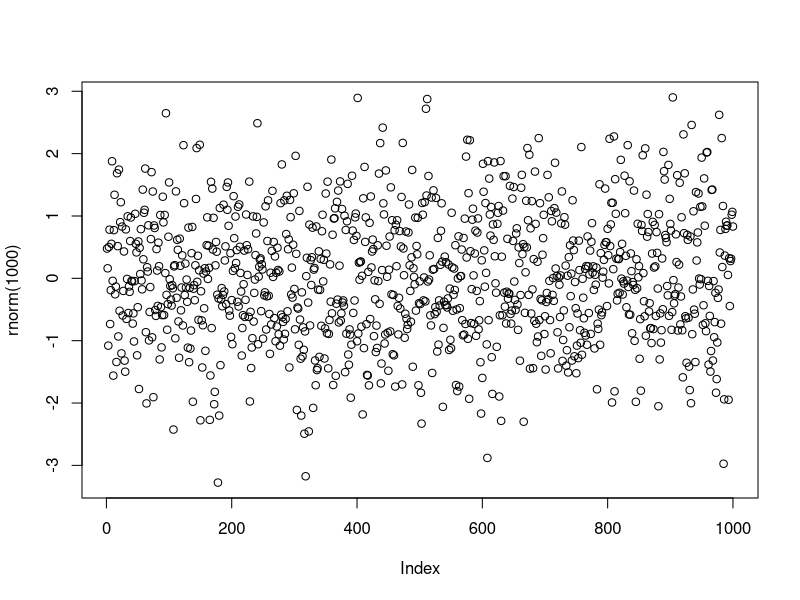
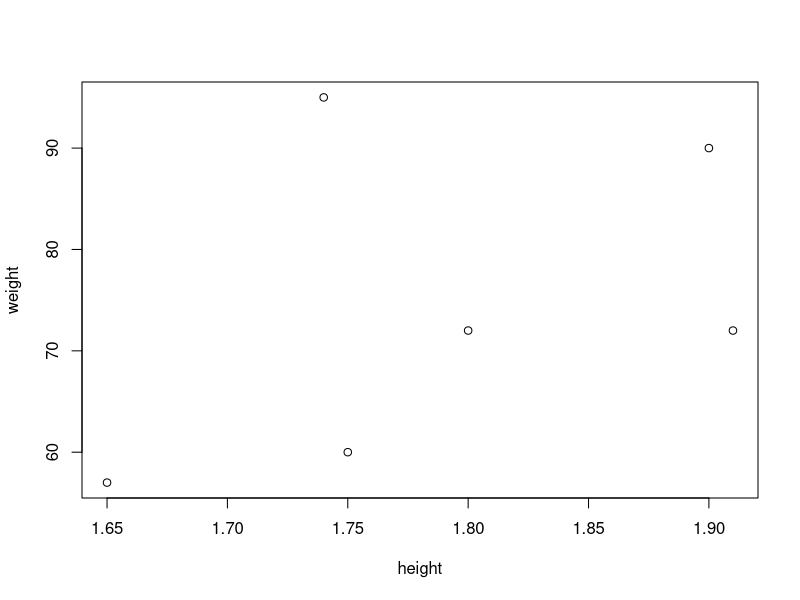
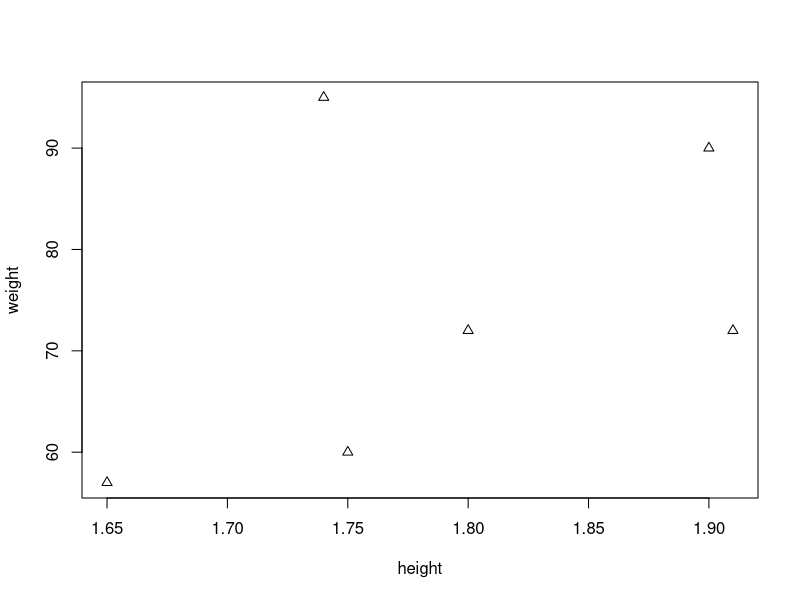
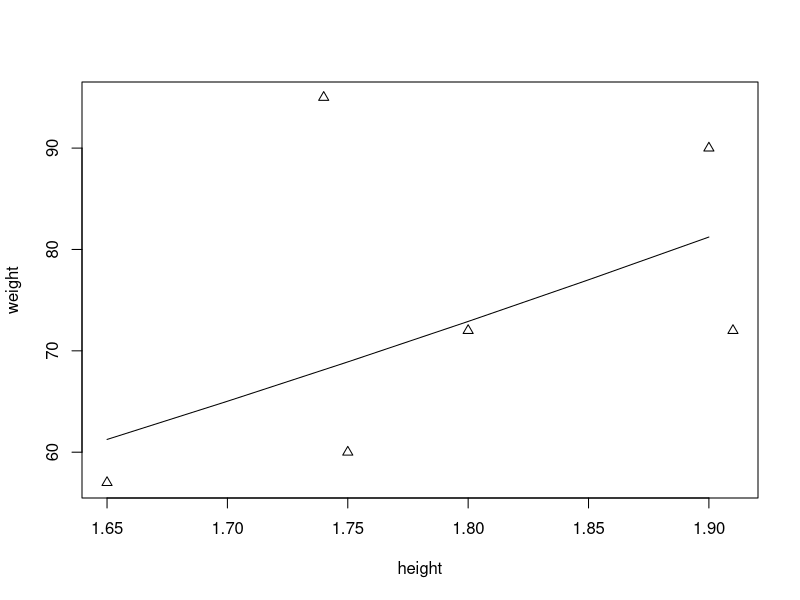
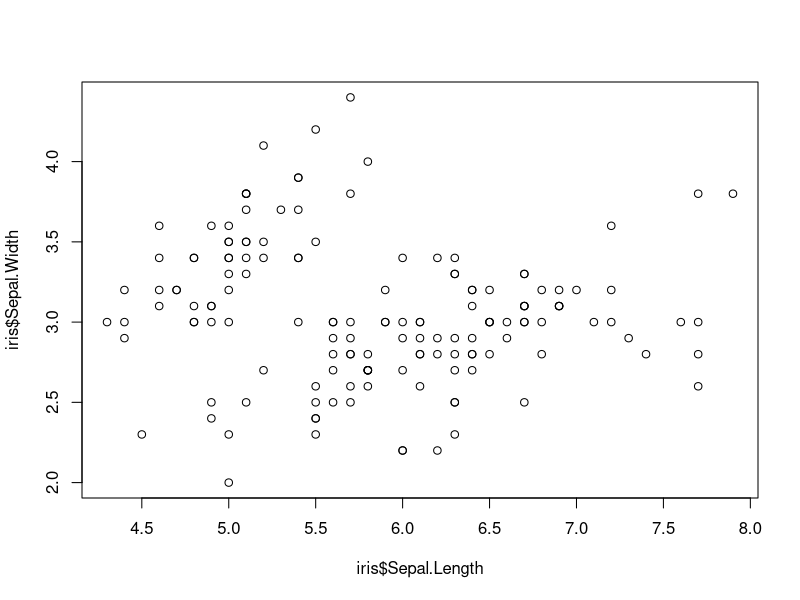
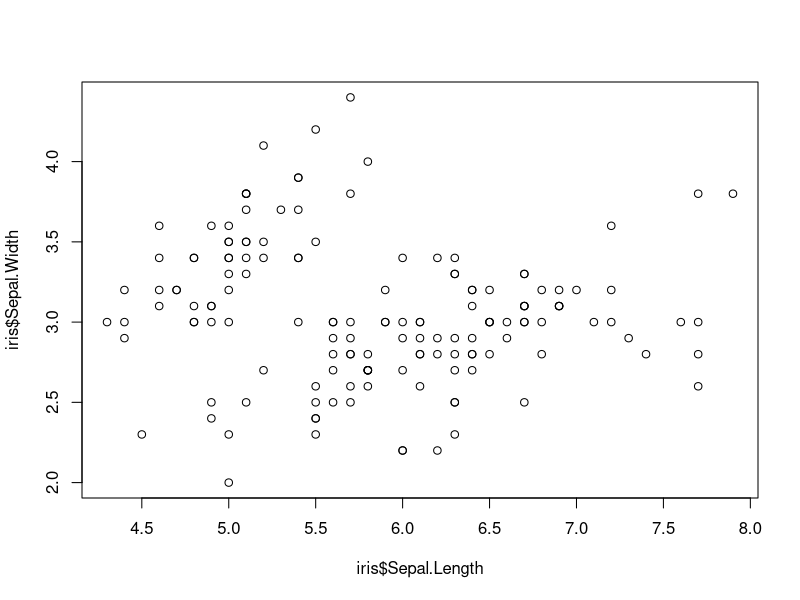
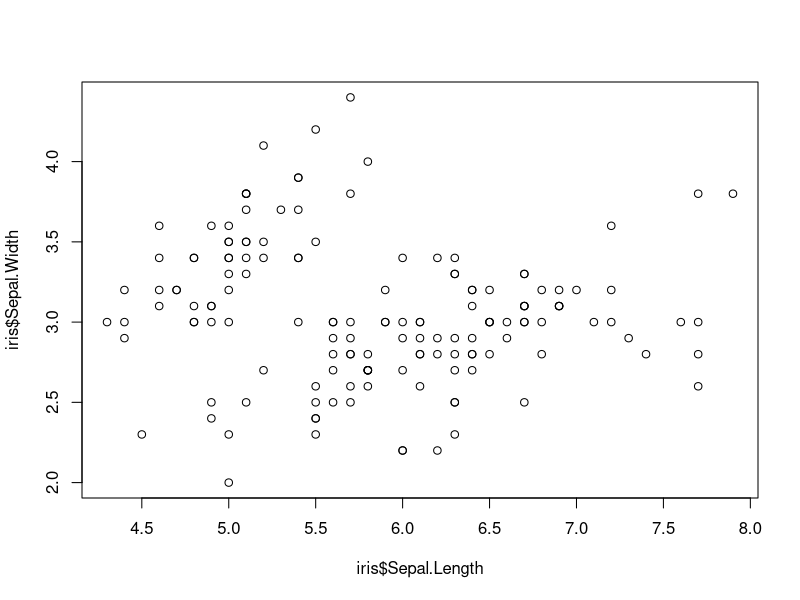
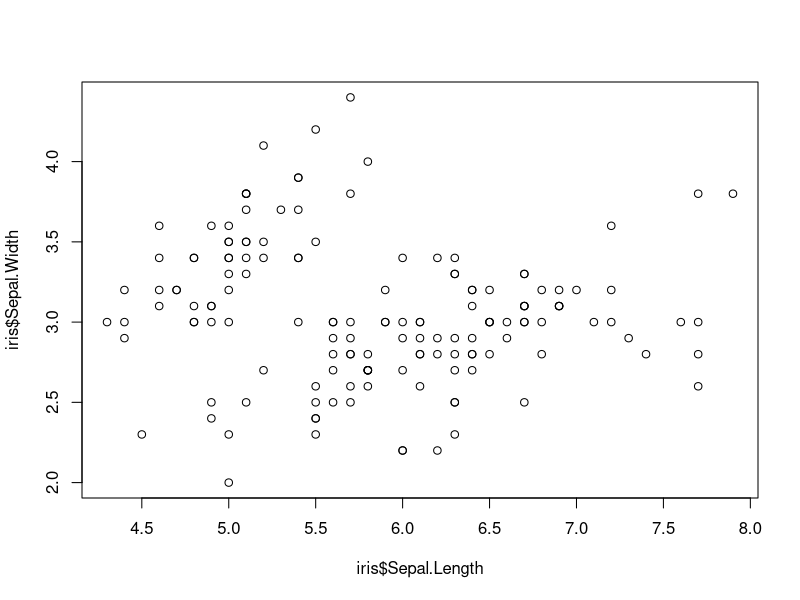

Write the R code that produced these figures, in order.
## ---- chunk 1
plot(rnorm(1000))
## ---- chunk 2
2 + 2
## ---- chunk 3
exp(-2)
## ---- chunk 4
x <- 2
## ---- chunk 5
x
## ---- chunk 6
x
## ---- chunk 7
x + x
## ---- chunk 8
5*x
## ---- chunk 9
x^3 
## ---- chunk 10
weight <- c(60, 72, 57, 90, 95, 72)

## To look at the vector variable, just type its name again
weight
## ---- chunk 11
height <- c(1.75, 1.80, 1.65, 1.90, 1.74, 1.91)
bmi <- weight/height^2
bmi
## ---- chunk 12
sum(weight)

sum(weight)/length(weight)
## ---- chunk 13
xbar <- sum(weight)/length(weight)
xbar
## ---- chunk 14
weight - xbar
## ---- chunk 15
(weight - xbar)^2
## ---- chunk 16
sum((weight - xbar)^2)
## ---- chunk 17
sqrt(
  sum(
    (weight - xbar)^2/
      (length(weight)-1)
)
)
## ---- chunk 18
t.test(
  bmi,
  mu = 22.5
)
## ---- chunk 19
plot(height, weight)
## ---- chunk 20
plot(height, weight, pch =2)
## ---- chunk 21
plot(height, weight, pch =2)
hh <- c(1.65, 1.70, 1.75, 1.80, 1.85, 1.90)
lines(hh, 22.5 * (hh)^2)
## ---- chunk 22
library(datasets)
## ---- chunk 23
data(iris)
summary(iris)
## ---- chunk 24
iris
## ---- chunk 25
head(iris, n = 10)
## ---- chunk 26
dim(iris)
## ---- chunk 27
class(iris)
## ---- chunk 28
plot(data=iris, iris$Sepal.Length, iris$Sepal.Width) ## R will complain about this command

plot(iris$Sepal.Length, iris$Sepal.Width) ## According to the error, this was plotted using a different synthax
## ---- chunk 29
plot(data=iris, iris$Sepal.Length, iris$Sepal.Width) ## R will complain about this command

plot(iris$Sepal.Length, iris$Sepal.Width) ## According to the error, this was plotted using a different synthax
## ---- chunk 30
boxplot(data=iris, iris$Sepal.Length, iris$Sepal.Width)
## ---- chunk 31
#install.packages("ggplot2")
library(ggplot2)
ggplot(data=iris, aes(x=Sepal.Length, y=Sepal.Width, color=Species)) + geom_point(size=4)
## ---- chunk 32
## install.packages("qqman")
library(qqman)
## ---- chunk 33
GWAS_TABLE <- read.table("../data/chr4.txt", 
                         sep = " ",
                         header = T)
## ---- chunk 34
head(GWAS_TABLE, n = 10)
## ---- chunk 35
plot(data=GWAS_TABLE, GWAS_TABLE$BP, GWAS_TABLE$P) ## R complains
## ---- chunk 36
plot(data=GWAS_TABLE, GWAS_TABLE$BP, GWAS_TABLE$P) ## R complains
## ---- chunk 37
plot(GWAS_TABLE$BP, GWAS_TABLE$P) ## R does not complain
## ---- chunk 38
boxplot(data=GWAS_TABLE, GWAS_TABLE$BP, GWAS_TABLE$P)
## ---- chunk 39
GWAS_TABLE_Ommit <- na.omit(GWAS_TABLE)
## ---- chunk 40
SNP_HIGHLIGHT <- c("chr4:3043512","chr4:3043513","chr4:3048207","chr4:3224216",
                   "chr4:3231772","chr4:3233844","chr4:3235081","chr4:3235084",
                   "chr4:3236881","chr4:3236883","chr4:3241845","chr4:3243804",
                   "chr4:3263138","chr4:3265130","chr4:3265710","chr4:3314646",
                   "chr4:3380088","chr4:3409359","chr4:3411110","chr4:3415336",
                   "chr4:3415378","chr4:3438643","chr4:3446091","chr4:3449886",
                   "chr4:3473066","chr4:3476809","chr4:3480439","chr4:3487151",
                   "chr4:3496058","chr4:3496110","chr4:3506933","chr4:3508752",
                   "chr4:3510957","chr4:3512690","chr4:3517746","chr4:3518190",
                   "chr4:3529671","chr4:3532327","chr4:3533066","chr4:3746133",
                   "chr4:3747842","chr4:3748134","chr4:3765305","chr4:3765336",
                   "chr4:3944253","chr4:3944752","chr4:3944888","chr4:3946166",
                   "chr4:3946175","chr4:3969218","chr4:4051294","chr4:4076788",
                   "chr4:4103104","chr4:4103105","chr4:4109198","chr4:4109210",
                   "chr4:4240627","chr4:4242705","chr4:4243668","chr4:4245210",
                   "chr4:4245510","chr4:4245513","chr4:4245591","chr4:4245926",
                   "chr4:4245929","chr4:4246109","chr4:4246433","chr4:4246453",
                   "chr4:4246457","chr4:4246497","chr4:4249414","chr4:4249415",
                   "chr4:4249484","chr4:4271623","chr4:4275306","chr4:4304749",
                   "chr4:4318931","chr4:4318970","chr4:4319564","chr4:4319728",
                   "chr4:4319750","chr4:4322078","chr4:4709657","chr4:4732282",
                   "chr4:4789635","chr4:4822960","chr4:4824890","chr4:4825092",
                   "chr4:4825180","chr4:4865316","chr4:4865321","chr4:5018702",
                   "chr4:5812778","chr4:5814082","chr4:5833660","chr4:5833899",
                   "chr4:5835541","chr4:5851205","chr4:5862752","chr4:5862938",
                   "chr4:5862943","chr4:5901873","chr4:5905499","chr4:5906287",
                   "chr4:6018891","chr4:6019046","chr4:6020190","chr4:6020367",
                   "chr4:6025638","chr4:6025656","chr4:6025766","chr4:6026058",
                   "chr4:6083488","chr4:6204935","chr4:6235553","chr4:6237142",
                   "chr4:6238466","chr4:6239906","chr4:6240929","chr4:6245022",
                   "chr4:6245618","chr4:6245732","chr4:6245915","chr4:6246075",
                   "chr4:6246373","chr4:6246959","chr4:6290594","chr4:6292020",
                   "chr4:6294095","chr4:6298375","chr4:6316092","chr4:6321396",
                   "chr4:6324647","chr4:6324785","chr4:6327669","chr4:6328354",
                   "chr4:6328507","chr4:6333130","chr4:6333559","chr4:6333669",
                   "chr4:6335966","chr4:6435341","chr4:6435486","chr4:6435926",
                   "chr4:6437191","chr4:6437197","chr4:6457121","chr4:6457131",
                   "chr4:6457132","chr4:6568390","chr4:6570032","chr4:6570768",
                   "chr4:6596360","chr4:6613252","chr4:6613462","chr4:6620991",
                   "chr4:6624771","chr4:6626154","chr4:6641969","chr4:6642090",
                   "chr4:6644466","chr4:6644467","chr4:6644468","chr4:6647889",
                   "chr4:6648300","chr4:6662665","chr4:6663319","chr4:6663715",
                   "chr4:6674554","chr4:6678553","chr4:6678599","chr4:6690535",
                   "chr4:6698664","chr4:6698667","chr4:6698706","chr4:6720572",
                   "chr4:6911679","chr4:6985889","chr4:6987394","chr4:7002344",
                   "chr4:7004495","chr4:7004506","chr4:7005196","chr4:7005199",
                   "chr4:7024077","chr4:7024398","chr4:7029430","chr4:7031064",
                   "chr4:7044357","chr4:7044380","chr4:7048842","chr4:7052115",
                   "chr4:7055253","chr4:7064243","chr4:7067765","chr4:7073187",
                   "chr4:7074027","chr4:7677967","chr4:7701947","chr4:7702795",
                   "chr4:7703505","chr4:7703807","chr4:7704795","chr4:7704818",
                   "chr4:7709703","chr4:7712150","chr4:7714490","chr4:7733843",
                   "chr4:7735162","chr4:7735164","chr4:7736103","chr4:7736112")
## ---- chunk 41
manhattan(GWAS_TABLE_Ommit, 
          highlight = SNP_HIGHLIGHT, 
          annotateTop = T, 
          annotatePval = 0.20, 
          genomewideline = -log10(0.0001))
## ---- chunk 42
sessionInfo()
